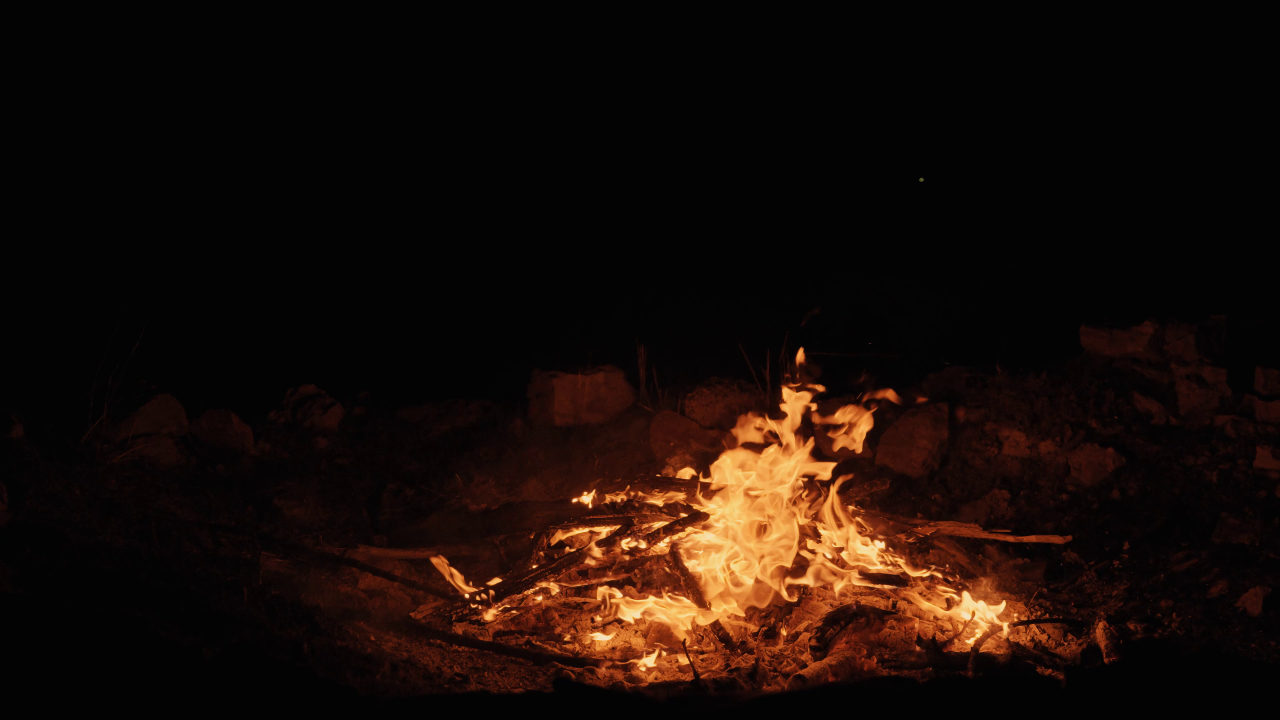
#> input picture frames/frame_001.png, 3840 x 2160 px (shown at 1/3 size); its folder holds only this picture in this run
$ python -i part2_iframe.py   (imports and definitions only)
#> lines starting #> are read from the running program, lines starting #| are printed output that depends on the picture
### part1_preprocessing.py

import cv2
import numpy as np
import os
import matplotlib.pyplot as plt

#

# [30 lines left out: function load_frames, not called in this run]


"""
def load_frames(chemin_frames: str) -> list[np.ndarray]:

donc cette ligne est
une fonction qui prend comme argument le chemin de dossier des frames
et renvoie une liste contenant les matrices représentant les images

extensions = (".png", ".jpg", ".jpeg", ".bmp")
    files = sorted([
        f for f in os.listdir(chemin_frames)
        if f.lower().endswith(extensions)
    ])
on définit les extensions possibles
puis on affecte à files les images ordonnées pour préserver l'odre des
frames dans la vidéo . si files est vide on déclenche une exception
 WIDTH, HEIGHT = 640, 360

    frames = []
    for fname in files:
        path = os.path.join(chemin_frames, fname)
        img = cv2.imread(path)
on parcourt files, la liste des frames , on lit l'image en BGR si y a
aucune on avertit et continue , sinon on récupère les dimensions de
l'image et on les compare avec largeur et hauteur 640*360 si > on
redimensionne en préservant la qualité grace à cv2.INTER_AREA ,
et on stocke l'image résultante dans la liste frames


2. Le fonctionnement du RedimensionnementTu as bien noté l'utilisation
 de cv2.INTER_AREA.Cette méthode est spécifiquement conçue pour le "downsampling"
(réduction de taille).  Au lieu d'ignorer des pixels, elle fait une moyenne locale
 des couleurs, ce qui évite l'effet d'escalier (aliasing) sur les lignes fines de tes
 images originales.3. Structure de la matrice (np.ndarray)Quand tu dis que cela renvoie
 des matrices :Chaque élément de ta liste frames est en fait un tableau à 3 dimensions.
Les dimensions sont : (Hauteur, Largeur, Canaux de couleur).Pour une image redimensionnée,
 la structure exacte sera (360, 640, 3).
"""


# ─────────────────────────────────────────────
#  Conversion BGR → YCbCr
# ─────────────────────────────────────────────
"""
la fonction prend en entrée la liste des images, convertie chacune en YCrCb
puis découpe chaque image en 3 images chacune portant une des canaux Y , Cr et Cb
 et renvoie à la fin une liste de  ces triplets
"""
def bgr_to_ycbcr(frame_bgr: np.ndarray) -> tuple[np.ndarray, np.ndarray, np.ndarray]:


    ycrcb = cv2.cvtColor(frame_bgr, cv2.COLOR_BGR2YCrCb)

    Y, Cr, Cb = cv2.split(ycrcb)

    return Y, Cb, Cr


"""
on prend les matrices Cb et Cr résultantes de la convertion vers YCrCB
avec  Cb[::2, ::2] on prend une ligne sur 2 et 1 colonne sur 2
donc on supprime les couleurs  mais on garde la luminance Y vu qu'elle est plus
remarquée par l'oeil humain
sous-échantillonnage 4:2:0
"""

def sous_échantillonnage(Cb: np.ndarray, Cr: np.ndarray) -> tuple[np.ndarray, np.ndarray]:

    Cb_sub = Cb[::2, ::2]
    Cr_sub = Cr[::2, ::2]

    return Cb_sub, Cr_sub

"""
cette fonction englobe le travail de la partie 1 : pre-processing
elle récupère les dimensions de l'image avant de commencer les changements
elle fait appel à toutes les fonctions précédentes et garde les résultat
dans un dictionnaire ( clé, valeur ) pour les utiliser dans les prochaines parties
"""

def preprocess(frame_bgr: np.ndarray) -> dict:

    H, W = frame_bgr.shape[:2]

    Y, Cb, Cr = bgr_to_ycbcr(frame_bgr)

    Cb_sub, Cr_sub = sous_échantillonnage(Cb, Cr)

    return {
        "Y":      Y,
        "Cb":     Cb,
        "Cr":     Cr,
        "Cb_sub": Cb_sub,
        "Cr_sub": Cr_sub,
        "shape":  (H, W),
    }

"""
cette fonction reconstruit l'image original
elle récupère les informations d'après le dictionnaire puis
reconstruit les canaux Cb et Cr ,
INTER_LINEAR crée un flou doux pour lisser les pixels manquants.
à la fin elle fusionne les 3 images Y, Cb et Cr et converti vers BGR
"""

# [48 lines left out: functions reconstruct_bgr, visualize_preprocessing, not called in this run]

### part2_iframe.py

import cv2
import numpy as np
import matplotlib.pyplot as plt
import os


# -------------------------------------------------
#  Matrice de quantification standard JPEG (8x8)
# -------------------------------------------------

"""
notre image sera découpée en bloc 8*8, chaque bloc sera diviser par
quant_matrix_base (un bloc 8*8 ou la partie haut gauche contiendra
les basses fréquences de l'image et en bas à droite les hautes fréquences.
basses fréquence ---> changement lent
hautes fréquence ---> changement rapide  )
 pour éliminer les détails non remarquables par l'oeil humains.
 résultat un bloc rempli de 0 en bas à droite qui sera facile à
 stocker après


"""

QUANT_MATRIX_BASE = np.array([
    [16, 11, 10, 16, 24,  40,  51,  61],
    [12, 12, 14, 19, 26,  58,  60,  55],
    [14, 13, 16, 24, 40,  57,  69,  56],
    [14, 17, 22, 29, 51,  87,  80,  62],
    [18, 22, 37, 56, 68,  109, 103, 77],
    [24, 35, 55, 64, 81,  104, 113, 92],
    [49, 64, 78, 87, 103, 121, 120, 101],
    [72, 92, 95, 98, 112, 100, 103, 99],
], dtype=np.float32)


def get_quant_matrix(quant_factor: int = 10) -> np.ndarray:

    Q = np.clip(QUANT_MATRIX_BASE * quant_factor / 10.0, 1, 255)
    return Q.astype(np.float32)


# -------------------------------------------------
#  Padding
# -------------------------------------------------
"""
pour gérer le cas ou les dimensions de l'image des canaux n'est pas divisible par 8
en entrée une matrice représentant un canal et taille de bloc 8*8
on prend les dimensions de la maatrice
on calcule le nombres de lignes à ajouter en bas et colonnes à droite
remplir le padding avec 0 ( le noir)
retourne l'image avec padding dans padded
"""
def pad_canal(canal: np.ndarray, block_size: int = 8) -> np.ndarray:

    H, W = canal.shape
    pad_h = (block_size - H % block_size) % block_size #le nombres de lignes à ajouter en bas
    pad_w = (block_size - W % block_size) % block_size  #le nombres de colonnes à ajouter à droite


    padded = np.pad(canal, ((0, pad_h), (0, pad_w)), mode='constant')
    return padded


"""
Encodeur I-frame
entrée est la matrice d'un canal et facteur de qualité
"""


def encode_iframe(canal: np.ndarray, quant_factor: int = 10) -> dict:

    H_orig, W_orig = canal.shape  #récupère les dimensions
    Q = get_quant_matrix(quant_factor)  #générer la matrice de quantification $Q$

    # padding
    padded = pad_canal(canal, block_size=8)
    H, W   = padded.shape

    """
    préparer une matrice pour stocker les blocs compressés en
    Utilisant des entiers signés sur 16 bits
    """
    coeffs = np.zeros((H, W), dtype=np.int16)

    # parcours bloc par bloc
    for y in range(0, H, 8):
        for x in range(0, W, 8):
            # Extraire les bloc 8x8 et convertir en float32 pour la fonction de DCT
            bloc = padded[y:y+8, x:x+8].astype(np.float32)

            # appliquer la DCT sur le bloc ( convertir du pixel en fréquence)
            dct_bloc = cv2.dct(bloc)

            # Quantification (division par Q)
            quantized = np.round(dct_bloc / Q).astype(np.int16)
            #remettre le bloc compressé à sa place
            coeffs[y:y+8, x:x+8] = quantized
    #dictionnaire de données retourné
    return {
        'coeffs':         coeffs,
        'original_shape': (H_orig, W_orig),
        'padded_shape':   (H, W),
        'quant_factor':   quant_factor,
    }


"""
Decodeur I-frame

"""
def decode_iframe(encoded: dict) -> np.ndarray:

    #récupère les données d'après le dictionnaire
    coeffs         = encoded['coeffs'].astype(np.float32)
    H_orig, W_orig = encoded['original_shape']
    H, W           = encoded['padded_shape']
    Q              = get_quant_matrix(encoded['quant_factor'])
    # préparer une matrice pour stocker la matrice reconstituée
    reconstructed = np.zeros((H, W), dtype=np.float32)

    # Parcours bloc par bloc
    for y in range(0, H, 8):
        for x in range(0, W, 8):
            bloc_q = coeffs[y:y+8, x:x+8]

            # De-quantification ( multiplication par Q)
            dct_bloc = bloc_q * Q

            # IDCT ( dct inverse)
            bloc_rec = cv2.idct(dct_bloc)

            reconstructed[y:y+8, x:x+8] = bloc_rec

    # enlever le padding
    reconstructed = reconstructed[:H_orig, :W_orig]

    reconstructed = np.clip(reconstructed, 0, 255).astype(np.uint8)

    return reconstructed


#  Encode / Decode une frame complete (Y + Cb + Cr)

def encode_all_iframe(preprocessed: dict, quant_factor: int = 10) -> dict:

    return {
        'Y':              encode_iframe(preprocessed['Y'],      quant_factor),
        'Cb':             encode_iframe(preprocessed['Cb_sub'], quant_factor),
        'Cr':             encode_iframe(preprocessed['Cr_sub'], quant_factor),
        'original_shape': preprocessed['shape'],
        'quant_factor':   quant_factor,
    }


def decode_all_iframe(encoded_frame: dict) -> np.ndarray:

    H_orig, W_orig = encoded_frame['original_shape']

    # Decoder chaque canal
    Y  = decode_iframe(encoded_frame['Y'])
    Cb = decode_iframe(encoded_frame['Cb'])
    Cr = decode_iframe(encoded_frame['Cr'])

    # retourner en Cb et Cr originaux qui ont été sous-echantillonnes en Partie 1
    Cb_up = cv2.resize(Cb, (W_orig, H_orig), interpolation=cv2.INTER_LINEAR)
    Cr_up = cv2.resize(Cr, (W_orig, H_orig), interpolation=cv2.INTER_LINEAR)

    # Recomposer YCrCb
    ycrcb = cv2.merge([Y, Cr_up, Cb_up])

    # Retour en BGR
    bgr = cv2.cvtColor(ycrcb, cv2.COLOR_YCrCb2BGR)

    return bgr


# -------------------------------------------------
#  Visualisation (Part 5b)
# -------------------------------------------------

def visualize_iframe(frame_bgr: np.ndarray, quant_factor: int = 10, frame_index: int = 0):

    from part1_preprocessing import preprocess

    # Pre-traitement
    data  = preprocess(frame_bgr)
    Y     = data['Y']   #Extrait uniquement le canal de luminance Y
    Q     = get_quant_matrix(quant_factor)

    # Prendre le centre de l'imageun comme bloc representatif  + coordonnées du départ
    H, W  = Y.shape
    y0    = (H // 2 // 8) * 8
    x0    = (W // 2 // 8) * 8
    bloc_raw = Y[y0:y0+8, x0:x0+8].astype(np.float32)

    # DCT
    bloc_dct  = cv2.dct(bloc_raw)

    # Quantification
    bloc_q    = np.round(bloc_dct / Q).astype(np.int16)

    # IDCT (reconstruction)
    bloc_rec  = cv2.idct(bloc_q.astype(np.float32) * Q)
    bloc_rec  = np.clip(bloc_rec, 0, 255).astype(np.uint8)

    # Encoder et decoder la frame complete
    encoded   = encode_all_iframe(data, quant_factor)
    decoded   = decode_all_iframe(encoded)
    orig_rgb  = cv2.cvtColor(frame_bgr, cv2.COLOR_BGR2RGB)
    dec_rgb   = cv2.cvtColor(decoded,   cv2.COLOR_BGR2RGB)

    fig = plt.figure(figsize=(16, 6))
    fig.suptitle(
        f"Partie 2 -- I-frame | Frame {frame_index} | Fq={quant_factor}",
        fontsize=13
    )

    ax1 = fig.add_subplot(2, 4, 1)
    ax1.imshow(bloc_raw, cmap='gray', vmin=0, vmax=255)
    ax1.set_title("Bloc 8x8 original (Y)")
    ax1.axis('off')

    ax2 = fig.add_subplot(2, 4, 2)
    ax2.imshow(np.log1p(np.abs(bloc_dct)), cmap='hot')
    ax2.set_title("Apres DCT (log)")
    ax2.axis('off')

    ax3 = fig.add_subplot(2, 4, 3)
    ax3.imshow(bloc_q, cmap='RdBu', vmin=-20, vmax=20)
    ax3.set_title("Apres Quantification")
    ax3.axis('off')

    ax4 = fig.add_subplot(2, 4, 4)
    ax4.imshow(bloc_rec, cmap='gray', vmin=0, vmax=255)
    ax4.set_title("Bloc reconstruit (IDCT)")
    ax4.axis('off')

    # Ligne du bas : frame complete originale vs reconstruite
    ax5 = fig.add_subplot(2, 2, 3)
    ax5.imshow(orig_rgb)
    ax5.set_title("Frame originale")
    ax5.axis('off')

    ax6 = fig.add_subplot(2, 2, 4)
    ax6.imshow(dec_rgb)
    ax6.set_title(f"Frame reconstruite (Fq={quant_factor})")
    ax6.axis('off')

    plt.tight_layout()
    os.makedirs("output", exist_ok=True)
    plt.savefig(f"output/part2_visualization_frame{frame_index:03d}_fq{quant_factor}.png", dpi=120)
    plt.show()
    print(f"  Figure sauvegardee dans output/")

>>> import cv2
>>> picture = cv2.imread('frames/frame_001.png')
#> picture is the input picture: shape (2160, 3840, 3); mean B, G, R 7.6, 12.8, 24.6
>>> result = visualize_iframe(picture)
#> in bgr_to_ycbcr, `ycrcb = cv2.cvtColor(frame_bgr, cv2.COLOR_BGR2YCrCb)`: ycrcb: shape (2160, 3840, 3); mean of channels 0, 1, 2 15.8, 134.3, 123.4
#> in bgr_to_ycbcr, `Y, Cr, Cb = cv2.split(ycrcb)`:
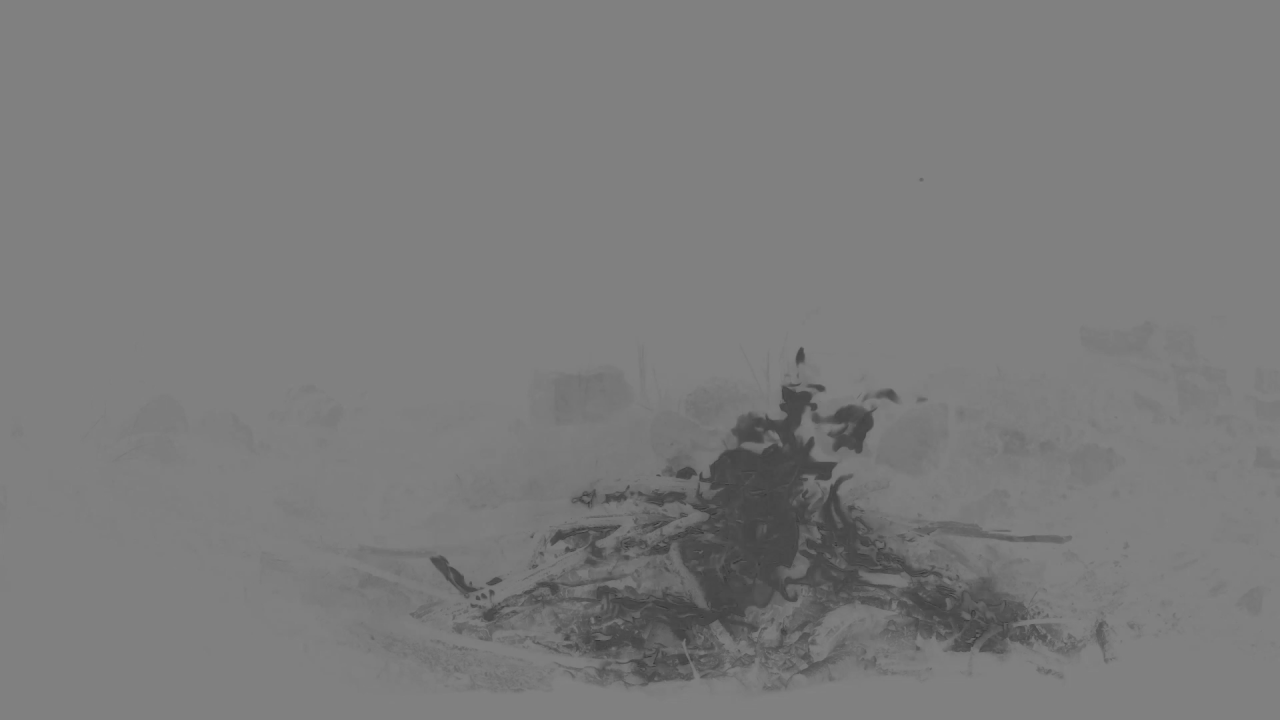
#> Cb: shape (2160, 3840) (shown at 1/3 size); min 45, max 136, mean 123.4
#> in visualize_iframe, `data  = preprocess(frame_bgr)`: data = 6 items
#> after the loop in encode_iframe, `for y in range(0, H, 8):`:
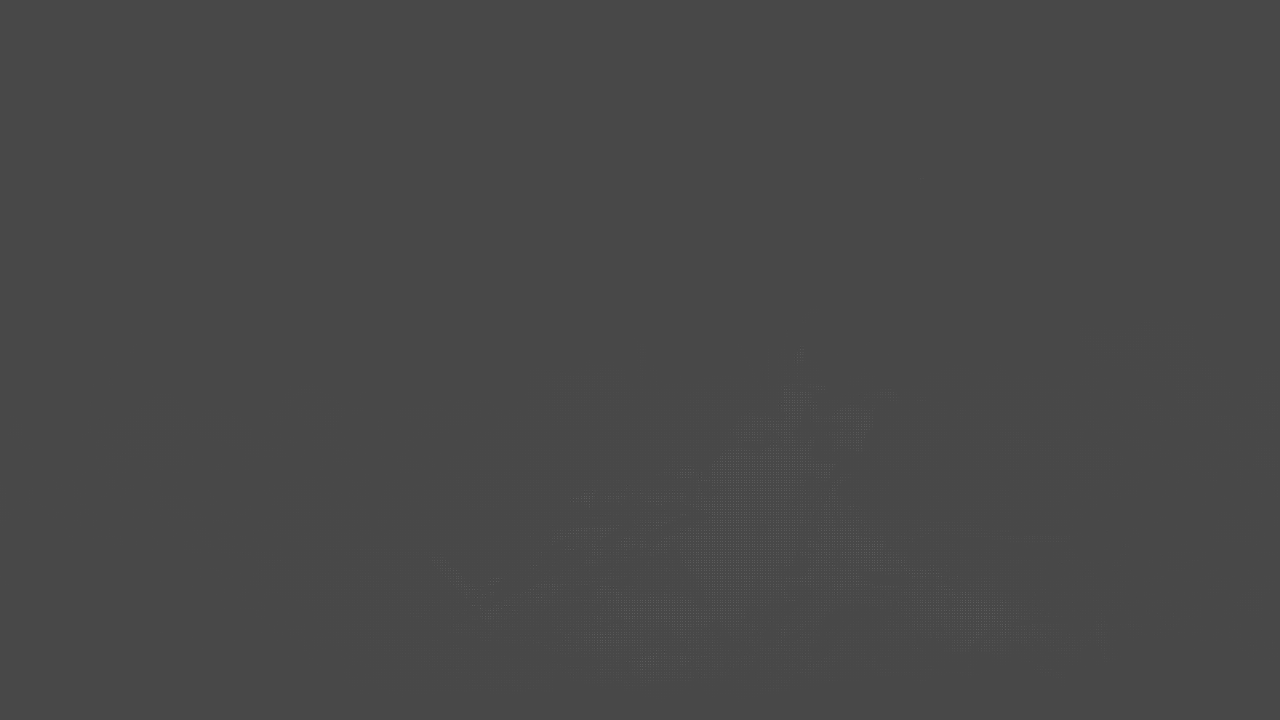
#> coeffs: shape (2160, 3840) int16 (shown at 1/3 size); min -45, max 113, mean 0.1; drawn with min black and max white
#> call 2 of encode_iframe, with quant_factor = 10
#> in encode_iframe (call 2), `H_orig, W_orig = canal.shape`: H_orig = 1080; W_orig = 1920
#> after the loop in encode_iframe (call 2), `for y in range(0, H, 8):`:
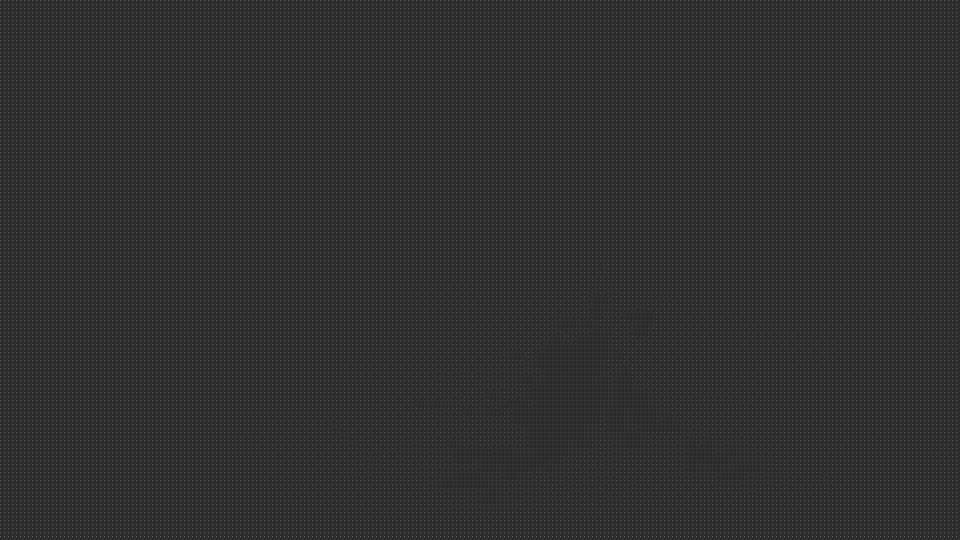
#> coeffs: shape (1080, 1920) int16 (shown at 1/2 size); min -14, max 65, mean 1; drawn with min black and max white
#> in visualize_iframe, `encoded   = encode_all_iframe(data, quant_factor)`: encoded = 5 items
#> in decode_all_iframe, `H_orig, W_orig = encoded_frame['original_shape']`: H_orig = 2160; W_orig = 3840
#> in decode_iframe, `H_orig, W_orig = encoded['original_shape']`: H_orig = 2160; W_orig = 3840
#> in decode_iframe, `H, W           = encoded['padded_shape']`: H = 2160; W = 3840
#> in decode_all_iframe, `ycrcb = cv2.merge([Y, Cr_up, Cb_up])`:
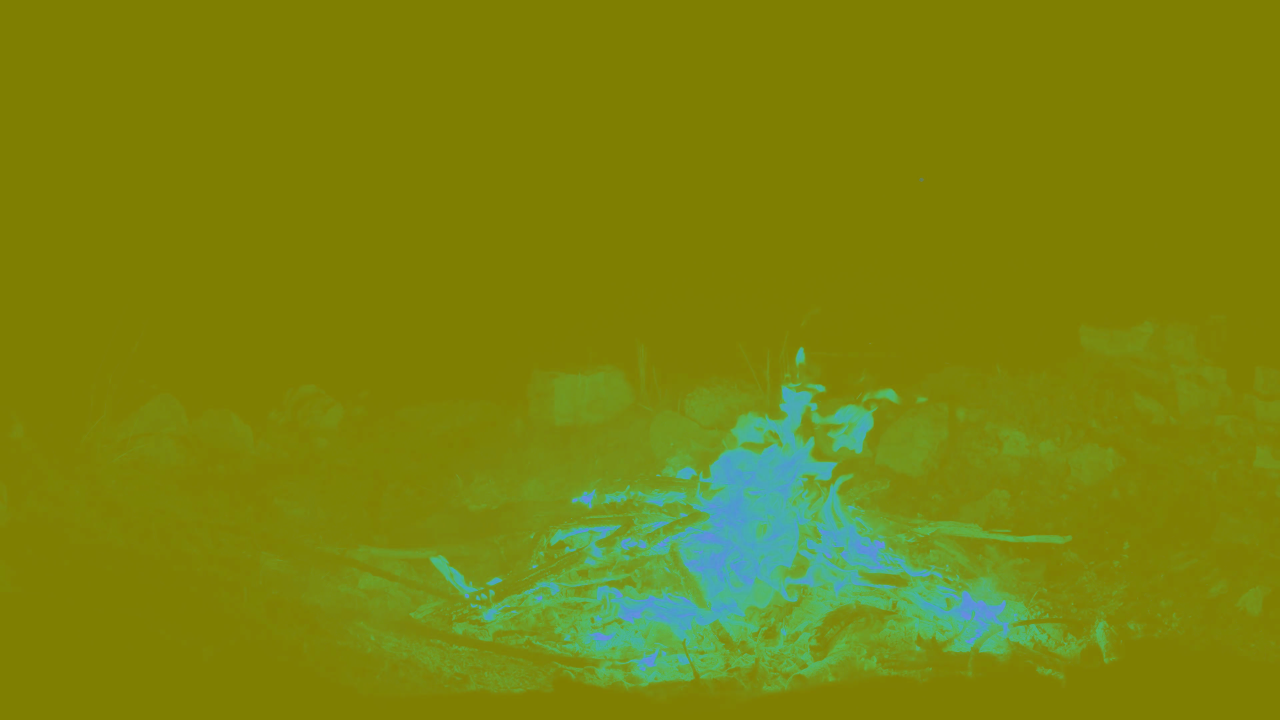
#> ycrcb: shape (2160, 3840, 3) (shown at 1/3 size); mean of channels 0, 1, 2 14.3, 133.5, 122.5; drawn as B, G, R
#> in visualize_iframe, `plt.savefig(f"output/part2_visualization_frame{frame_index:03d}_fq{qua..`:
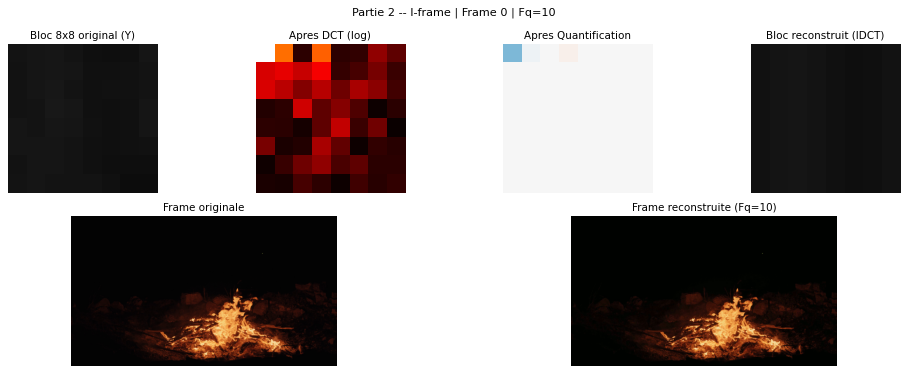
#> figure drawn by matplotlib, 6 panels
